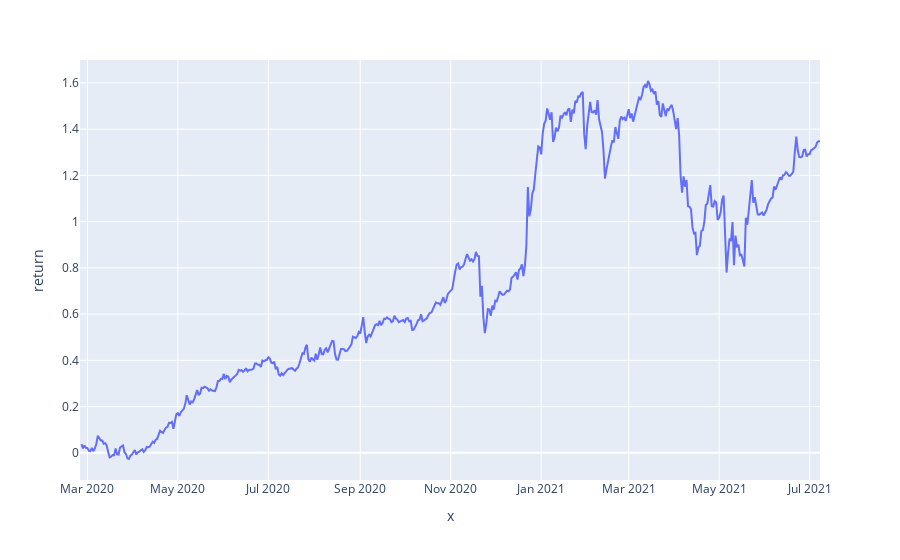

Notebook code cell kept with this figure:
### Code cell
from itertools import combinations
from itertools import permutations 
import plotly.express as px
import math

def logreturn_df(all, longsymbols,shortsymbols):
    allsymbols = longsymbols + shortsymbols
    mydict = {}
    for s in allsymbols:
        mydict[s] = all[s].close
    mydict['datetime'] = all[longsymbols[0]].opentime
    df = pd.DataFrame(mydict)
    df.set_index('datetime', inplace=True)
    return df.apply(lambda x: np.log(x) - np.log(x.shift(1))) 
    
def possible(all_shorts):
    return [list(s) for s in combinations(all_shorts, 3)]

def mdd(xs):
    temp = np.maximum.accumulate(xs) - xs
    if 0 in [np.array(temp).size, np.array(xs).size]:
        return -1
    i = np.argmax(temp) # end of the period
    if np.array(xs[:i]).size == 0:
        return -1
    j = np.argmax(xs[:i]) # start of period
    return xs[i] - xs[j]

def key(symbols):
    return ",".join(symbols)

    
def backtest(longsymbols, shortsymbols, log=False, draw=False):
    logreturn = logreturn_df(all, longsymbols, shortsymbols)
    logreturn['long'] = logreturn[longsymbols].mean(axis=1)
    logreturn['short'] = logreturn[shortsymbols].mean(axis=1)
    logreturn['return'] = logreturn['long'] - logreturn['short']
    result = logreturn.filter(['return'], axis=1)
    cumresult = result.cumsum()
    return_tmp = cumresult['return'].dropna().to_numpy()
    return_list = list(return_tmp)
    days = len(return_list)
    daily_return = np.array([math.e**(y-x)-1 for x,y in zip(return_list,return_list[1:])])
    maxdrawdown = mdd(return_tmp)
    if not maxdrawdown:
        return 
    final = cumresult['return'].iat[-1]
    minv = cumresult['return'].min()
    maxv = cumresult['return'].max()
    sharp = np.mean(daily_return)/np.std(daily_return)* (days**0.5)
    k = f"long:[{key(longsymbols)}],short:[{key(shortsymbols)}]"
    if log:
        print(f"{k}, min:{minv} max:{maxv}({100*(math.e**maxv-1)}%), mdd:{maxdrawdown}, sharp:{sharp}")
    if draw:
        fig = px.line(cumresult, x=cumresult.index, y='return')
        fig.show()
#         cumresult.plot(figsize=(15, 10)).axhline(color='black', linewidth=2)
    return k, sharp

def find_combinations(symbols, min_sharp=1.5):
    # 对所有的输入的symbols 进行long/short的排列组合，选择出 sharp ratio 符合条件的组合
    tag = {}
    symbols = [s for s in symbols if all[s] is not None and all[s].shape[0]>300]
    for (longsymbol, shortsymbol) in permutations(symbols,2):
        k, sharp = backtest([longsymbol], [shortsymbol])
        if not math.isnan(sharp) and sharp > min_sharp:
            tag[k] = sharp
    sortedtag = {k: v for k, v in sorted(tag.items(), key=lambda item: item[1], reverse=True)}
    print(sortedtag)
        

backtest(['BTC','ETH'],['XRP','BCH','EOS'], True, True)
# find_combinations(symbols)

### Figure 1 — Plotly figure (JSON) as saved in the notebook; plotly's stock layout.template omitted (floating-point values rounded to 4 significant figures; data arrays with more than 128 entries replaced by an {"elided": "..."} marker saying what was removed)
{"data": [{"hoverlabel": {"namelength": 0}, "hovertemplate": "x=%{x}<br>return=%{y}", "legendgroup": "", "line": {"color": "#636efa", "dash": "solid"}, "mode": "lines", "name": "", "showlegend": false, "type": "scatter", "x": {"elided": "500 str values"}, "xaxis": "x", "y": {"elided": "500 float values"}, "yaxis": "y"}], "layout": {"legend": {"tracegroupgap": 0}, "margin": {"t": 60}, "xaxis": {"anchor": "y", "domain": [0, 1], "title": {"text": "x"}}, "yaxis": {"anchor": "x", "domain": [0, 1], "title": {"text": "return"}}}}
